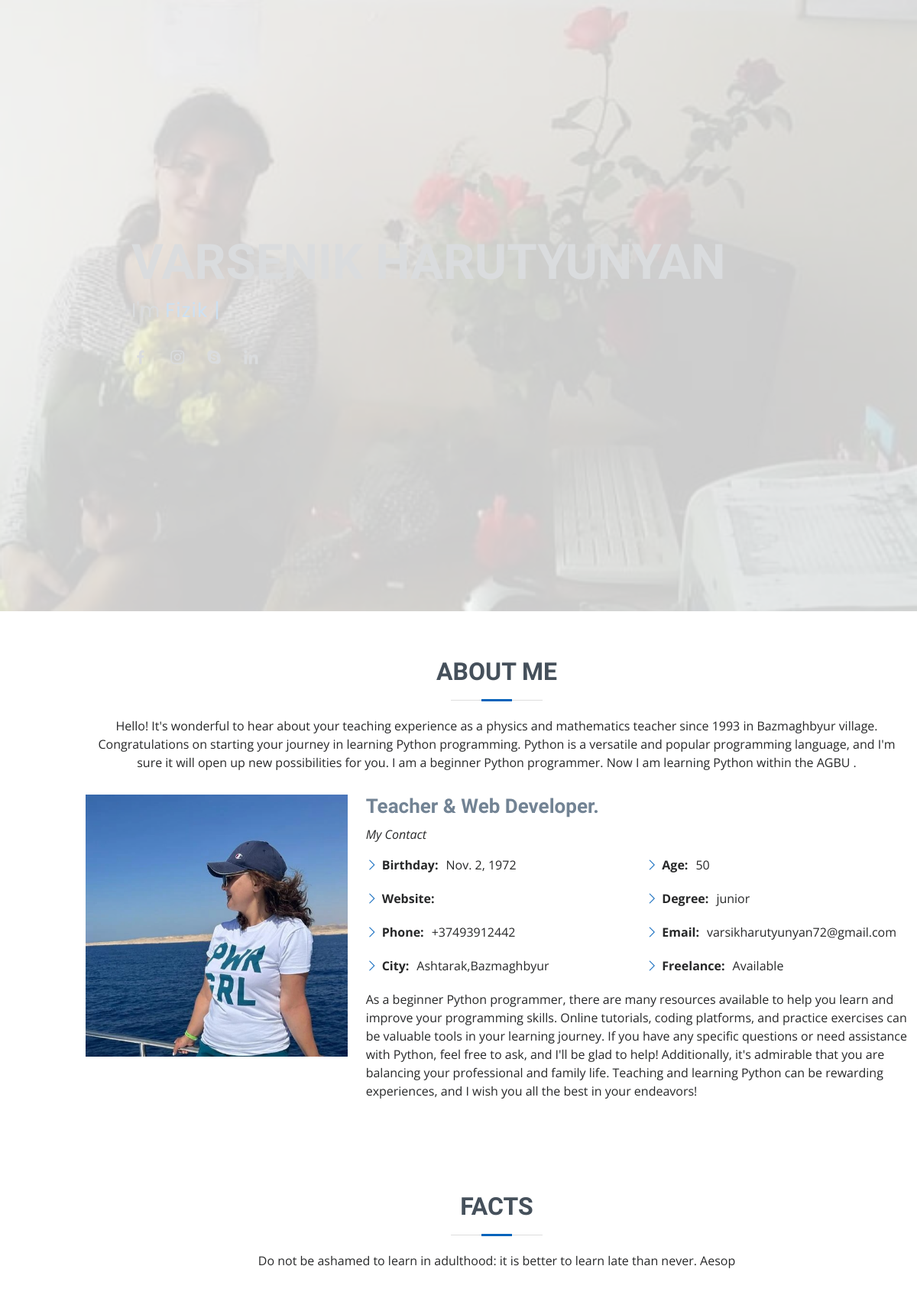
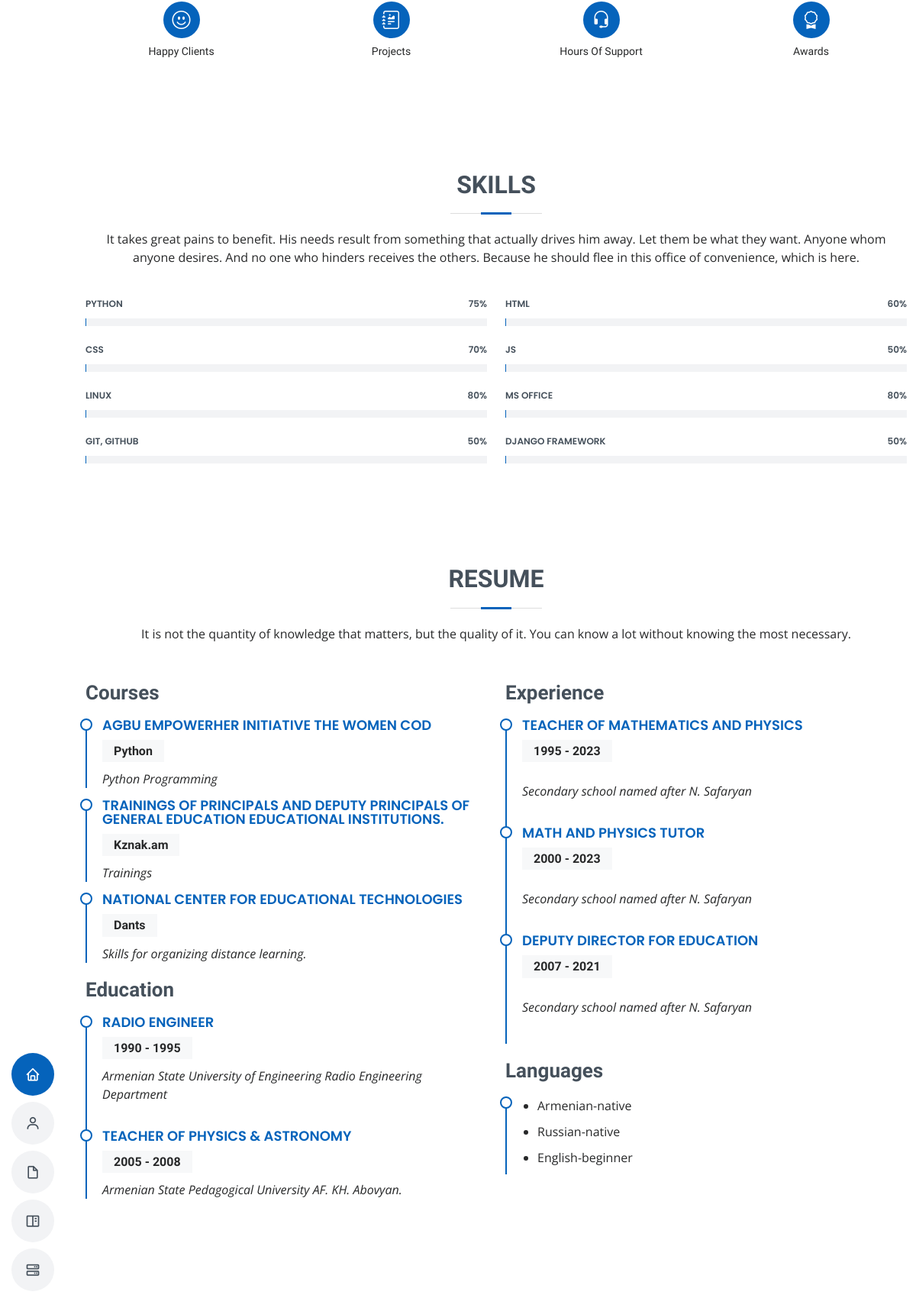
The page / (upper part) on the database its author committed (2 pictures, top to bottom).
### resume/models.py (models this page shows, shortened)
class PersonalInfo(models.Model):
    website = models.URLField(max_length = 200)
    phone = models.CharField(max_length=30)
    city = models.CharField(max_length=30)
    age = models.PositiveIntegerField()
    degree = models.CharField(max_length=30)
    freelance = models.CharField(max_length=30)
    birthday = models.DateField()
    email = models.EmailField()
    user = models.ForeignKey(User, on_delete=models.CASCADE)

class Skill(models.Model):
    name = models.TextField(max_length=30)
    value = models.PositiveIntegerField(validators=[MaxValueValidator(100), MinValueValidator(1)], default=1)
    user = models.ForeignKey(User, on_delete=models.CASCADE)

class Courses(models.Model):
    program = models.TextField(max_length =100)
    program_name = models.TextField(max_length =100)
    cours_name = models.TextField(max_length =100)

class Education(models.Model):
    university_name = models.TextField(max_length=70)
    start_date = models.PositiveIntegerField(validators=[MaxValueValidator(2023), MinValueValidator(1900)])
    end_date = models.PositiveIntegerField(validators=[MaxValueValidator(2023), MinValueValidator(1900)])
    grade = models.TextField(max_length=30, blank=True, null=True)
    created_on=models.DateTimeField(auto_now=True)

class Experience(models.Model):
    position_name = models.TextField(max_length=100, blank=True, null=True)
    start_date = models.IntegerField(
        validators=[MaxValueValidator(2023), MinValueValidator(1900)])
    end_date = models.IntegerField(
        validators=[MaxValueValidator(2023), MinValueValidator(1900)])
    company_name = models.TextField(max_length=150)
    created_on = models.DateTimeField(auto_now=True)

class Language(models.Model):
    name = models.CharField(max_length=20)
    level = models.CharField(max_length=20)
    created_on = models.DateTimeField(auto_now=True)

### resume/views.py (the view, shortened to what this page needs)
# urls.py: 2. Add a URL to urlpatterns:  path('', views.home, name='home')
def home(request):
    status = 200
    skills=Skill.objects.filter(user__username= "varsik")
    education = Education.objects.all()
    experience = Experience.objects.all()
    language = Language.objects.all()
    courses = Courses.objects.all()
    services = Service.objects.all()
    testimonial = Testimonials.objects.all()
    personal_info = PersonalInfo.objects.get(user__username = "varsik")
    messageForm = MessageForm()
    data={
        "facebook": "https://www.facebook.com/varsenik.harutunyan",
        "instagram": "https://www.instagram.com/varsenikharutunyan/",
        "text1":"Hello! It's wonderful to hear about your teaching experience as a physics and mathematics teacher since 1993 in Bazmaghbyur village. Congratulations on starting your journey in learning Python programming. Python is a versatile and popular programming language, and I'm sure it will open up new possibilities for you.",
        "text2": "I am a beginner Python programmer.",
        'text3': "Now I am learning Python within the AGBU .",
        'text4': "I passed first level (Introduction to Python) and started learning advanced course (Web development).",                                                "skills":skills,
        "courses": courses,
        "education": education,
        "experience": experience,
        "language": language,
        "services": services,
        "testimonial": testimonial,
        "personal_info":personal_info,
        "messageForm": messageForm,
        }
    return render(request,"index.html",context=data,status=status)

### resume/templates/index.html (shortened to what this page needs)
{% extends "base.html" %} {% load static  %}
{% block bodycontent %}
  <header id="header" class="d-flex flex-column justify-content-center">
    <nav id="navbar" class="navbar nav-menu">
      <ul>
        <li><a href="#hero" class="nav-link scrollto active"><i class="bx bx-home"></i> <span>Home</span></a></li>
        <li><a href="#about" class="nav-link scrollto"><i class="bx bx-user"></i> <span>About</span></a></li>
        <li><a href="#resume" class="nav-link scrollto"><i class="bx bx-file-blank"></i> <span>Resume</span></a></li>
        <li><a href="#portfolio" class="nav-link scrollto"><i class="bx bx-book-content"></i> <span>Portfolio</span></a></li>
        <li><a href="#services" class="nav-link scrollto"><i class="bx bx-server"></i> <span>Services</span></a></li>
      </ul>
    </nav>
  </header>
  <section id="hero" class="d-flex flex-column justify-content-center">
    <div class="container" data-aos="zoom-in" data-aos-delay="100">
      <h1>{{personal_info.user.first_name}} {{personal_info.user.last_name}}</h1>
      <p>I'm <span class="typed" data-typed-items="Fizik & Mathematic Teacher,Python Developer"></span></p>
      <div class="social-links">
        <a href="{{facebook}}" class="facebook"><i class="bx bxl-facebook"></i></a>
        <a href="{{instagram}}" class="instagram"><i class="bx bxl-instagram"></i></a>
        <a href="{{skype}}" class="google-plus"><i class="bx bxl-skype"></i></a>
        <a href="#" class="linkedin"><i class="bx bxl-linkedin"></i></a>
      </div>
    </div>
  </section>
  <main id="main">
    <section id="about" class="about">
      <div class="container" data-aos="fade-up">
        <div class="section-title">
          <h2>About Me</h2>
          <p>{{text1}} {{text2}} {{text3}}</p>
        </div>
        <div class="row">
          <div class="col-lg-4">
            <img src="{% static 'assets/img/profile-img.jpg' %}" class="img-fluid" alt="">
          </div>
          <div class="col-lg-8 pt-4 pt-lg-0 content">
            <h3>Teacher &amp; Web Developer.</h3>
            <p class="fst-italic">
              My Contact
            </p>
            <div class="row">
              <div class="col-lg-6">
                <ul>
                  <li><i class="bi bi-chevron-right"></i> <strong>Birthday:</strong> <span>{{personal_info.birthday}}</span></li>
                  <li><i class="bi bi-chevron-right"></i> <strong>Website:</strong> </li>
                  <li><i class="bi bi-chevron-right"></i> <strong>Phone:</strong> <span>{{personal_info.phone}}</span></li>
                  <li><i class="bi bi-chevron-right"></i> <strong>City:</strong> <span>{{personal_info.city}}</span></li>
                </ul>
              </div>
              <div class="col-lg-6">
                <ul>
                  <li><i class="bi bi-chevron-right"></i> <strong>Age:</strong> <span>{{personal_info.age}}</span></li>
                  <li><i class="bi bi-chevron-right"></i> <strong>Degree:</strong> <span>{{personal_info.degree}}</span></li>
                  <li><i class="bi bi-chevron-right"></i> <strong>Email:</strong> <span>{{personal_info.user.email}}</span></li>
                  <li><i class="bi bi-chevron-right"></i> <strong>Freelance:</strong> <span>Available</span></li>
                </ul>
              </div>
            </div>
            <p>
              As a beginner Python programmer, there are many resources available to help you learn and improve your programming skills. Online tutorials, coding platforms, and practice exercises can be valuable tools in your learning journey. If you have any specific questions or need assistance with Python, feel free to ask, and I'll be glad to help!
              Additionally, it's admirable that you are balancing your professional and family life. Teaching and learning Python can be rewarding experiences, and I wish you all the best in your endeavors!
            </p>
          </div>
        </div>
      </div>
    </section>
    <section id="facts" class="facts">
      <div class="container" data-aos="fade-up">
        <div class="section-title">
          <h2>Facts</h2>
          <p>Do not be ashamed to learn in adulthood: it is better to learn late than never. Aesop </p>
        </div>
        <div class="row">
          <div class="col-lg-3 col-md-6">
            <div class="count-box">
              <i class="bi bi-emoji-smile"></i>
              <p>Happy Clients</p>
            </div>
          </div>
          <div class="col-lg-3 col-md-6 mt-5 mt-md-0">
            <div class="count-box">
              <i class="bi bi-journal-richtext"></i>
              <p>Projects</p>
            </div>
          </div>
          <div class="col-lg-3 col-md-6 mt-5 mt-lg-0">
            <div class="count-box">
              <i class="bi bi-headset"></i>
              <p>Hours Of Support</p>
            </div>
          </div>
          <div class="col-lg-3 col-md-6 mt-5 mt-lg-0">
            <div class="count-box">
              <i class="bi bi-award"></i>
              <p>Awards</p>
            </div>
          </div>
        </div>
      </div>
    </section>
    <section id="skills" class="skills section-bg">
      <div class="container">
        <div class="section-title">
          <h2>Skills</h2>
          <p>It takes great pains to benefit. His needs result from something that actually drives him away. Let them be what they want. Anyone whom anyone desires. And no one who hinders receives the others. Because he should flee in this office of convenience, which is here.</p>
        </div>
        <div class="row skills-content">
          {% for skill in skills %}
          <div class="col-lg-6">
            <div class="progress">
              <span class="skill"
                >{{skill.name}} <i class="val">{{skill.value}}%</i></span>
              <div class="progress-bar-wrap">
              </div>
            </div>
          </div>
          {% endfor %}
        </div>
      </div>
    </section>
    <section id="resume" class="resume">
      <div class="container" data-aos="fade-up">
        <div class="section-title">
          <h2>Resume</h2>
          <p>It is not the quantity of knowledge that matters, but the quality of it. You can know a lot without knowing the most necessary.</p>
        </div>
        <div class="row">
          <div class="col-lg-6">
            <h3 class="resume-title">Courses</h3>
            {% for i in courses %}
            <div class="resume-item pb-0">
              <h4>{{i.program}}</h4>
              <h5>{{i.program_name}}</h5>
              <p><em>{{i.cours_name}}</em></p>
            </div>
            {% endfor %}
            <h3 class="resume-title">Education</h3>
            {% for i in education %}
            <div class="resume-item">
              <h4>{{i.grade}} </h4>
              <h5>{{i.start_date}} - {{i.end_date}}</h5>
              <p><em>{{i.university_name}}</em></p>
            </div>
            {% endfor %}
          </div>
          <div class="col-lg-6">
            <h3 class="resume-title"> Experience</h3>
            {% for i in experience %}
            <div class="resume-item">
              <h4>{{i.position_name}}</h4>
              <h5>{{i.start_date}} - {{i.end_date}}</h5>
              <p><em>{{i.company_name}}</em></p>
            </div>
            {% endfor %}
            <div class="col-lg-6">
              <h3 class="resume-title">Languages</h3>
              <div class="resume-item pb-0">
                <p>
                <ul>
                  {% for i in language%}
                  <li>{{i.name}}-{{i.level}}</li>
                  {% endfor %}
                </ul>
                </p>
              </div>
            </div>
          </div>
        </div>
    </section>
    <section id="portfolio" class="portfolio section-bg">
    </section>
  </main>
  {% endblock  %}

### resume/templates/base.html (shortened to what this page needs)
{% load static  %}
<!DOCTYPE html>
<html lang="en">
<head>
  <link href="{% static 'assets/vendor/aos/aos.css' %}" rel="stylesheet">
  <link href="{% static 'assets/vendor/bootstrap/css/bootstrap.min.css' %}" rel="stylesheet">
  <link href="{% static 'assets/vendor/bootstrap-icons/bootstrap-icons.css' %}" rel="stylesheet">
  <link href="{% static 'assets/vendor/boxicons/css/boxicons.min.css' %}" rel="stylesheet">
  <link href="{% static 'assets/vendor/glightbox/css/glightbox.min.css' %}" rel="stylesheet">
  <link href="{% static 'assets/vendor/swiper/swiper-bundle.min.css' %}" rel="stylesheet">
  <link href="{% static 'assets/css/style.css' %}" rel="stylesheet">
</head>
<body >
{% block bodycontent %}
{% endblock  %}%}
</body>
</html>

### rows shown on the page
PersonalInfo: birthday "Nov. 2, 1972", phone "+37493912442", city "Ashtarak,Bazmaghbyur", age "50", degree "junior", user.email "varsikharutyunyan72@gmail.com"
Skill: name "PYTHON", value "75"
Skill: name "HTML", value "60"
Skill: name "CSS", value "70"
Skill: name "JS", value "50"
Skill: name "LINUX", value "80"
Skill: name "MS OFFICE", value "80"
Skill: name "GIT, GITHUB", value "50"
Skill: name "DJANGO FRAMEWORK", value "50"
Courses: program "AGBU EMPOWERHER INITIATIVE THE WOMEN COD", program_name "Python", cours_name "Python Programming"
Courses: program "TRAININGS OF PRINCIPALS AND DEPUTY PRINCIPALS OF GENERAL EDUCATION EDUCATIONAL INSTITUTIONS.", program_name "Kznak.am", cours_name "Trainings"
Courses: program "NATIONAL CENTER FOR EDUCATIONAL TECHNOLOGIES", program_name "Dants", cours_name "Skills for organizing distance learning."
Education: grade "RADIO ENGINEER", start_date "1990", end_date "1995", university_name "Armenian State University of Engineering Radio Engineering Department"
Education: grade "TEACHER OF PHYSICS & ASTRONOMY", start_date "2005", end_date "2008", university_name "Armenian State Pedagogical University AF. KH. Abovyan."
Experience: position_name "TEACHER OF MATHEMATICS AND PHYSICS", start_date "1995", end_date "2023", company_name "Secondary school named after N. Safaryan"
Experience: position_name "MATH AND PHYSICS TUTOR", start_date "2000", end_date "2023", company_name "Secondary school named after N. Safaryan"
Experience: position_name "DEPUTY DIRECTOR FOR EDUCATION", start_date "2007", end_date "2021", company_name "Secondary school named after N. Safaryan"
Language: name "Armenian", level "native"
Language: name "Russian", level "native"
Language: name "English", level "beginner"

### other values the page prints
{{ text2 }} "I am a beginner Python programmer."
{{ text3 }} "Now I am learning Python within the AGBU ."
